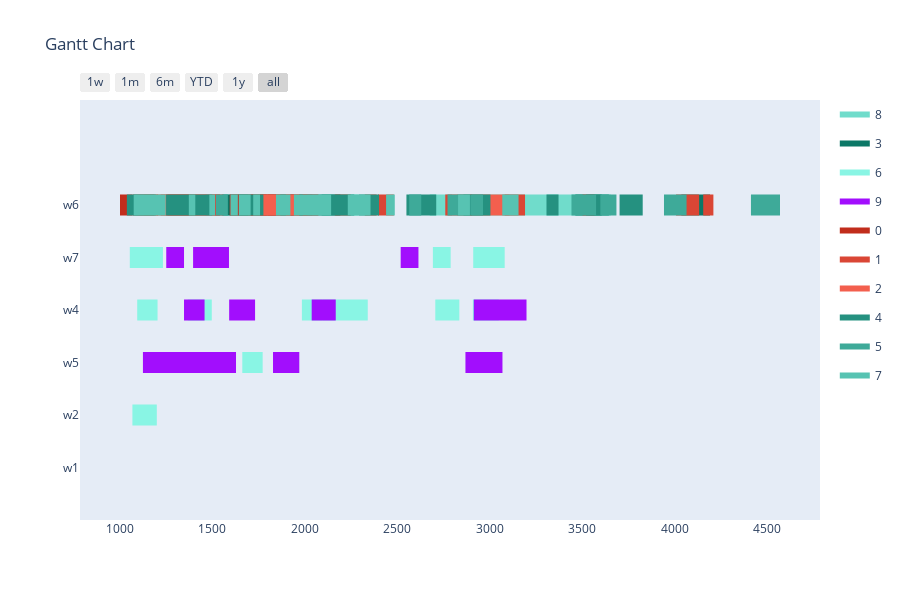

Source (notebook cell):
### Markdown cell above
Config 1 - Test with One Point Crossover

### Code cell
optimizer = BaseGA(env)
optimizer.set_minimize()
# optional (in this case, all options given are the default option, if the configuration step is skipped)
optimizer.configure('tardiness', 'onepointcrossover', 'roulettewheel', 'randomize')
# choose an input generator (optional) -> decides how the data gets converted into the optimizer format
# optimizer.set_input_generator('SameLengthAlternativesGenerator')
# all parameters after offspring_amount are optional (in this case -> verbose=True)
result, best_fitness_history, average_fitness_history, best_generation_history, feasible_gen = optimizer.optimize(orders, max_generations, earliest_time_slot, last_time_slot, population_size, offspring_amount, verbose=True)
workstation_assignments = reformat_result(result, orders, env)
visualize(workstation_assignments, best_fitness_history, average_fitness_history, best_generation_history, feasible_gen)

### Figure 1 — Plotly figure (JSON) as saved in the notebook; plotly's stock layout.template omitted (floating-point values rounded to 4 significant figures)
{"data": [{"fill": "toself", "fillcolor": "rgb(112, 220, 203)", "hoverinfo": "name", "legendgroup": "rgb(112, 220, 203)", "mode": "none", "name": "8", "type": "scatter", "x": [3313, 3505, 3505, 3313, 3313, 780, 900, 900, 780, 780, 625, 755, 755, 625, 625, 2873, 2986, 2986, 2873, 2873, 1821, 2001, 2001, 1821, 1821, 952, 1122, 1122, 952, 952, 2986, 3136, 3136, 2986, 2986, 2945, 3185, 3185, 2945, 2945, 3533, 3653, 3653, 3533, 3533, 3008, 3162, 3162, 3008, 3008, 2822, 2910, 2910, 2822, 2822, 2860, 3040, 3040, 2860, 2860, 1661, 1753, 1753, 1661, 1661, 2675, 2795, 2795, 2675, 2675, 2166, 2289, 2289, 2166, 2166, 1376, 1464, 1464, 1376, 1376, 1391, 1631, 1631, 1391, 1391, 865, 1075, 1075, 865, 865, 1935, 2040, 2040, 1935, 1935, 3170, 3324, 3324, 3170, 3170, 330, 480, 480, 330, 330, 397, 547, 547, 397, 397, 460, 590, 590, 460], "y": [4.8, 4.8, 5.2, 5.2, null, 4.8, 4.8, 5.2, 5.2, null, 4.8, 4.8, 5.2, 5.2, null, 4.8, 4.8, 5.2, 5.2, null, 4.8, 4.8, 5.2, 5.2, null, 4.8, 4.8, 5.2, 5.2, null, 4.8, 4.8, 5.2, 5.2, null, 4.8, 4.8, 5.2, 5.2, null, 4.8, 4.8, 5.2, 5.2, null, 4.8, 4.8, 5.2, 5.2, null, 4.8, 4.8, 5.2, 5.2, null, 4.8, 4.8, 5.2, 5.2, null, 4.8, 4.8, 5.2, 5.2, null, 4.8, 4.8, 5.2, 5.2, null, 4.8, 4.8, 5.2, 5.2, null, 4.8, 4.8, 5.2, 5.2, null, 4.8, 4.8, 5.2, 5.2, null, 4.8, 4.8, 5.2, 5.2, null, 4.8, 4.8, 5.2, 5.2, null, 4.8, 4.8, 5.2, 5.2, null, 4.8, 4.8, 5.2, 5.2, null, 4.8, 4.8, 5.2, 5.2, null, 4.8, 4.8, 5.2, 5.2]}, {"fill": "toself", "fillcolor": "rgb(12, 120, 103)", "hoverinfo": "name", "legendgroup": "rgb(12, 120, 103)", "mode": "none", "name": "3", "type": "scatter", "x": [611, 677, 677, 611, 611, 3462, 3604, 3604, 3462, 3462, 473, 538, 538, 473, 473, 634, 807, 807, 634, 634, 4035, 4190, 4190, 4035, 4035, 1810, 2060, 2060, 1810, 1810, 815, 979, 979, 815, 815, 678, 892, 892, 678, 678, 1554, 1718, 1718, 1554, 1554, 482, 627, 627, 482, 482, 582, 647, 647, 582, 582, 1664, 1819, 1819, 1664, 1664, 715, 940, 940, 715, 715, 240, 376, 376, 240, 240, 2050, 2192, 2192, 2050], "y": [4.8, 4.8, 5.2, 5.2, null, 4.8, 4.8, 5.2, 5.2, null, 4.8, 4.8, 5.2, 5.2, null, 4.8, 4.8, 5.2, 5.2, null, 4.8, 4.8, 5.2, 5.2, null, 4.8, 4.8, 5.2, 5.2, null, 4.8, 4.8, 5.2, 5.2, null, 4.8, 4.8, 5.2, 5.2, null, 4.8, 4.8, 5.2, 5.2, null, 4.8, 4.8, 5.2, 5.2, null, 4.8, 4.8, 5.2, 5.2, null, 4.8, 4.8, 5.2, 5.2, null, 4.8, 4.8, 5.2, 5.2, null, 4.8, 4.8, 5.2, 5.2, null, 4.8, 4.8, 5.2, 5.2]}, {"fill": "toself", "fillcolor": "rgb(137, 245, 228)", "hoverinfo": "name", "legendgroup": "rgb(137, 245, 228)", "mode": "none", "name": "6", "type": "scatter", "x": [1083, 1233, 1233, 1083, 1083, 1054, 1204, 1204, 1054, 1054, 2692, 2788, 2788, 2692, 2692, 2910, 3080, 3080, 2910, 2910, 1984, 2094, 2094, 1984, 1984, 2200, 2340, 2340, 2200, 2200, 1367, 1497, 1497, 1367, 1367, 2095, 2225, 2225, 2095, 2095, 2908, 3048, 3048, 2908, 2908, 1094, 1204, 1204, 1094, 1094, 2705, 2835, 2835, 2705, 2705, 571, 691, 691, 571, 571, 246, 356, 356, 246, 246, 1243, 1443, 1443, 1243, 1243, 1662, 1772, 1772, 1662, 1662, 2952, 3062, 3062, 2952, 2952, 1068, 1200, 1200, 1068, 1068, 440, 563, 563, 440], "y": [3.8, 3.8, 4.2, 4.2, null, 3.8, 3.8, 4.2, 4.2, null, 3.8, 3.8, 4.2, 4.2, null, 3.8, 3.8, 4.2, 4.2, null, 2.8, 2.8, 3.2, 3.2, null, 2.8, 2.8, 3.2, 3.2, null, 2.8, 2.8, 3.2, 3.2, null, 2.8, 2.8, 3.2, 3.2, null, 2.8, 2.8, 3.2, 3.2, null, 2.8, 2.8, 3.2, 3.2, null, 2.8, 2.8, 3.2, 3.2, null, 2.8, 2.8, 3.2, 3.2, null, 1.8, 1.8, 2.2, 2.2, null, 1.8, 1.8, 2.2, 2.2, null, 1.8, 1.8, 2.2, 2.2, null, 1.8, 1.8, 2.2, 2.2, null, 0.8, 0.8, 1.2, 1.2, null, -0.2, -0.2, 0.2, 0.2]}, {"fill": "toself", "fillcolor": "rgb(162, 14, 253)", "hoverinfo": "name", "legendgroup": "rgb(162, 14, 253)", "mode": "none", "name": "9", "type": "scatter", "x": [2518, 2614, 2614, 2518, 2518, 1396, 1519, 1519, 1396, 1396, 1251, 1347, 1347, 1251, 1251, 1440, 1590, 1590, 1440, 1440, 3023, 3133, 3133, 3023, 3023, 3088, 3198, 3198, 3088, 3088, 1591, 1731, 1731, 1591, 1591, 2913, 3023, 3023, 2913, 2913, 2037, 2167, 2167, 2037, 2037, 415, 525, 525, 415, 415, 1347, 1457, 1457, 1347, 1347, 734, 874, 874, 734, 734, 1348, 1458, 1458, 1348, 1348, 710, 840, 840, 710, 710, 925, 1125, 1125, 925, 925, 1628, 1828, 1828, 1628, 1628, 2868, 3068, 3068, 2868, 2868, 755, 875, 875, 755], "y": [3.8, 3.8, 4.2, 4.2, null, 3.8, 3.8, 4.2, 4.2, null, 3.8, 3.8, 4.2, 4.2, null, 3.8, 3.8, 4.2, 4.2, null, 2.8, 2.8, 3.2, 3.2, null, 2.8, 2.8, 3.2, 3.2, null, 2.8, 2.8, 3.2, 3.2, null, 2.8, 2.8, 3.2, 3.2, null, 2.8, 2.8, 3.2, 3.2, null, 2.8, 2.8, 3.2, 3.2, null, 2.8, 2.8, 3.2, 3.2, null, 2.8, 2.8, 3.2, 3.2, null, 2.8, 2.8, 3.2, 3.2, null, 2.8, 2.8, 3.2, 3.2, null, 1.8, 1.8, 2.2, 2.2, null, 1.8, 1.8, 2.2, 2.2, null, 1.8, 1.8, 2.2, 2.2, null, 1.8, 1.8, 2.2, 2.2]}, {"fill": "toself", "fillcolor": "rgb(193, 45, 28)", "hoverinfo": "name", "legendgroup": "rgb(193, 45, 28)", "mode": "none", "name": "0", "type": "scatter", "x": [1594, 1707, 1707, 1594, 1594, 332, 512, 512, 332, 332, 1265, 1415, 1415, 1265, 1265, 1578, 1708, 1708, 1578, 1578, 466, 589, 589, 466, 466, 1317, 1462, 1462, 1317, 1317, 402, 502, 502, 402, 402, 1799, 1991, 1991, 1799, 1799, 671, 911, 911, 671, 671, 1258, 1378, 1378, 1258, 1258, 1396, 1541, 1541, 1396, 1396, 1069, 1184, 1184, 1069, 1069, 1071, 1201, 1201, 1071, 1071, 1825, 1970, 1970, 1825, 1825, 431, 554, 554, 431, 431, 1335, 1465, 1465, 1335, 1335, 1323, 1443, 1443, 1323, 1323, 881, 1001, 1001, 881, 881, 1203, 1303, 1303, 1203, 1203, 1433, 1578, 1578, 1433, 1433, 1903, 2073, 2073, 1903, 1903, 1794, 1944, 1944, 1794, 1794, 801, 931, 931, 801], "y": [4.8, 4.8, 5.2, 5.2, null, 4.8, 4.8, 5.2, 5.2, null, 4.8, 4.8, 5.2, 5.2, null, 4.8, 4.8, 5.2, 5.2, null, 4.8, 4.8, 5.2, 5.2, null, 4.8, 4.8, 5.2, 5.2, null, 4.8, 4.8, 5.2, 5.2, null, 4.8, 4.8, 5.2, 5.2, null, 4.8, 4.8, 5.2, 5.2, null, 4.8, 4.8, 5.2, 5.2, null, 4.8, 4.8, 5.2, 5.2, null, 4.8, 4.8, 5.2, 5.2, null, 4.8, 4.8, 5.2, 5.2, null, 4.8, 4.8, 5.2, 5.2, null, 4.8, 4.8, 5.2, 5.2, null, 4.8, 4.8, 5.2, 5.2, null, 4.8, 4.8, 5.2, 5.2, null, 4.8, 4.8, 5.2, 5.2, null, 4.8, 4.8, 5.2, 5.2, null, 4.8, 4.8, 5.2, 5.2, null, 4.8, 4.8, 5.2, 5.2, null, 4.8, 4.8, 5.2, 5.2, null, 4.8, 4.8, 5.2, 5.2]}, {"fill": "toself", "fillcolor": "rgb(218, 70, 53)", "hoverinfo": "name", "legendgroup": "rgb(218, 70, 53)", "mode": "none", "name": "1", "type": "scatter", "x": [1959, 2014, 2014, 1959, 1959, 2395, 2481, 2481, 2395, 2395, 2759, 2904, 2904, 2759, 2759, 1711, 1836, 1836, 1711, 1711, 2324, 2388, 2388, 2324, 2324, 1513, 1560, 1560, 1513, 1513, 355, 477, 477, 355, 355, 1235, 1320, 1320, 1235, 1235, 3080, 3190, 3190, 3080, 3080, 4153, 4208, 4208, 4153, 4153, 4006, 4131, 4131, 4006, 4006, 1733, 1809, 1809, 1733, 1733, 1221, 1297, 1297, 1221, 1221, 1287, 1409, 1409, 1287, 1287, 1131, 1207, 1207, 1131, 1131, 3501, 3566, 3566, 3501, 3501, 1485, 1540, 1540, 1485, 1485, 2162, 2248, 2248, 2162], "y": [4.8, 4.8, 5.2, 5.2, null, 4.8, 4.8, 5.2, 5.2, null, 4.8, 4.8, 5.2, 5.2, null, 4.8, 4.8, 5.2, 5.2, null, 4.8, 4.8, 5.2, 5.2, null, 4.8, 4.8, 5.2, 5.2, null, 4.8, 4.8, 5.2, 5.2, null, 4.8, 4.8, 5.2, 5.2, null, 4.8, 4.8, 5.2, 5.2, null, 4.8, 4.8, 5.2, 5.2, null, 4.8, 4.8, 5.2, 5.2, null, 4.8, 4.8, 5.2, 5.2, null, 4.8, 4.8, 5.2, 5.2, null, 4.8, 4.8, 5.2, 5.2, null, 4.8, 4.8, 5.2, 5.2, null, 4.8, 4.8, 5.2, 5.2, null, 4.8, 4.8, 5.2, 5.2, null, 4.8, 4.8, 5.2, 5.2]}, {"fill": "toself", "fillcolor": "rgb(243, 95, 78)", "hoverinfo": "name", "legendgroup": "rgb(243, 95, 78)", "mode": "none", "name": "2", "type": "scatter", "x": [805, 870, 870, 805, 805, 479, 652, 652, 479, 479, 833, 909, 909, 833, 833, 2856, 3106, 3106, 2856, 2856, 936, 1100, 1100, 936, 936, 687, 937, 937, 687, 687, 1468, 1693, 1693, 1468, 1468, 817, 982, 982, 817, 817, 534, 784, 784, 534, 534, 740, 876, 876, 740, 740, 535, 785, 785, 535, 535, 301, 367, 367, 301, 301, 306, 448, 448, 306, 306, 692, 837, 837, 692, 692, 711, 807, 807, 711], "y": [4.8, 4.8, 5.2, 5.2, null, 4.8, 4.8, 5.2, 5.2, null, 4.8, 4.8, 5.2, 5.2, null, 4.8, 4.8, 5.2, 5.2, null, 4.8, 4.8, 5.2, 5.2, null, 4.8, 4.8, 5.2, 5.2, null, 4.8, 4.8, 5.2, 5.2, null, 4.8, 4.8, 5.2, 5.2, null, 4.8, 4.8, 5.2, 5.2, null, 4.8, 4.8, 5.2, 5.2, null, 4.8, 4.8, 5.2, 5.2, null, 4.8, 4.8, 5.2, 5.2, null, 4.8, 4.8, 5.2, 5.2, null, 4.8, 4.8, 5.2, 5.2, null, 4.8, 4.8, 5.2, 5.2]}, {"fill": "toself", "fillcolor": "rgb(37, 145, 128)", "hoverinfo": "name", "legendgroup": "rgb(37, 145, 128)", "mode": "none", "name": "4", "type": "scatter", "x": [2634, 2681, 2681, 2634, 2634, 2654, 2710, 2710, 2654, 2654, 2106, 2239, 2239, 2106, 2106, 2858, 3003, 3003, 2858, 2858, 2291, 2401, 2401, 2291, 2291, 563, 650, 650, 563, 563, 1867, 1989, 1989, 1867, 1867, 2203, 2267, 2267, 2203, 2203, 3701, 3826, 3826, 3701, 3701, 2549, 2693, 2693, 2549, 2549, 301, 365, 365, 301, 301, 1194, 1250, 1250, 1194, 1194, 991, 1038, 1038, 991, 991, 2091, 2177, 2177, 2091, 2091, 3520, 3643, 3643, 3520, 3520, 3306, 3371, 3371, 3306, 3306, 1499, 1644, 1644, 1499, 1499, 1776, 1898, 1898, 1776], "y": [4.8, 4.8, 5.2, 5.2, null, 4.8, 4.8, 5.2, 5.2, null, 4.8, 4.8, 5.2, 5.2, null, 4.8, 4.8, 5.2, 5.2, null, 4.8, 4.8, 5.2, 5.2, null, 4.8, 4.8, 5.2, 5.2, null, 4.8, 4.8, 5.2, 5.2, null, 4.8, 4.8, 5.2, 5.2, null, 4.8, 4.8, 5.2, 5.2, null, 4.8, 4.8, 5.2, 5.2, null, 4.8, 4.8, 5.2, 5.2, null, 4.8, 4.8, 5.2, 5.2, null, 4.8, 4.8, 5.2, 5.2, null, 4.8, 4.8, 5.2, 5.2, null, 4.8, 4.8, 5.2, 5.2, null, 4.8, 4.8, 5.2, 5.2, null, 4.8, 4.8, 5.2, 5.2, null, 4.8, 4.8, 5.2, 5.2]}, {"fill": "toself", "fillcolor": "rgb(62, 170, 153)", "hoverinfo": "name", "legendgroup": "rgb(62, 170, 153)", "mode": "none", "name": "5", "type": "scatter", "x": [792, 917, 917, 792, 792, 564, 686, 686, 564, 564, 750, 814, 814, 750, 750, 3941, 4063, 4063, 3941, 3941, 2771, 2836, 2836, 2771, 2771, 2898, 2963, 2963, 2898, 2898, 1519, 1584, 1584, 1519, 1519, 269, 414, 414, 269, 269, 4435, 4568, 4568, 4435, 4435, 2832, 2896, 2896, 2832, 2832, 310, 420, 420, 310, 310, 3441, 3574, 3574, 3441, 3441, 414, 547, 547, 414, 414, 424, 568, 568, 424, 424, 2564, 2629, 2629, 2564, 2564, 4411, 4467, 4467, 4411, 4411, 766, 821, 821, 766, 766, 3597, 3684, 3684, 3597], "y": [4.8, 4.8, 5.2, 5.2, null, 4.8, 4.8, 5.2, 5.2, null, 4.8, 4.8, 5.2, 5.2, null, 4.8, 4.8, 5.2, 5.2, null, 4.8, 4.8, 5.2, 5.2, null, 4.8, 4.8, 5.2, 5.2, null, 4.8, 4.8, 5.2, 5.2, null, 4.8, 4.8, 5.2, 5.2, null, 4.8, 4.8, 5.2, 5.2, null, 4.8, 4.8, 5.2, 5.2, null, 4.8, 4.8, 5.2, 5.2, null, 4.8, 4.8, 5.2, 5.2, null, 4.8, 4.8, 5.2, 5.2, null, 4.8, 4.8, 5.2, 5.2, null, 4.8, 4.8, 5.2, 5.2, null, 4.8, 4.8, 5.2, 5.2, null, 4.8, 4.8, 5.2, 5.2, null, 4.8, 4.8, 5.2, 5.2]}, {"fill": "toself", "fillcolor": "rgb(87, 195, 178)", "hoverinfo": "name", "legendgroup": "rgb(87, 195, 178)", "mode": "none", "name": "7", "type": "scatter", "x": [3099, 3155, 3155, 3099, 3099, 2232, 2355, 2355, 2232, 2232, 3067, 3153, 3153, 3067, 3067, 1758, 1844, 1844, 1758, 1758, 1248, 1373, 1373, 1248, 1248, 1643, 1707, 1707, 1643, 1643, 329, 394, 394, 329, 329, 999, 1075, 1075, 999, 999, 1941, 2086, 2086, 1941, 1941, 1515, 1638, 1638, 1515, 1515, 1922, 2047, 2047, 1922, 1922, 2020, 2142, 2142, 2020, 2020, 401, 478, 478, 401, 401, 1598, 1721, 1721, 1598, 1598, 1408, 1484, 1484, 1408, 1408, 242, 297, 297, 242, 242, 2439, 2486, 2486, 2439, 2439, 2828, 2892, 2892, 2828], "y": [4.8, 4.8, 5.2, 5.2, null, 4.8, 4.8, 5.2, 5.2, null, 4.8, 4.8, 5.2, 5.2, null, 4.8, 4.8, 5.2, 5.2, null, 4.8, 4.8, 5.2, 5.2, null, 4.8, 4.8, 5.2, 5.2, null, 4.8, 4.8, 5.2, 5.2, null, 4.8, 4.8, 5.2, 5.2, null, 4.8, 4.8, 5.2, 5.2, null, 4.8, 4.8, 5.2, 5.2, null, 4.8, 4.8, 5.2, 5.2, null, 4.8, 4.8, 5.2, 5.2, null, 4.8, 4.8, 5.2, 5.2, null, 4.8, 4.8, 5.2, 5.2, null, 4.8, 4.8, 5.2, 5.2, null, 4.8, 4.8, 5.2, 5.2, null, 4.8, 4.8, 5.2, 5.2, null, 4.8, 4.8, 5.2, 5.2]}, {"legendgroup": "rgb(112, 220, 203)", "marker": {"color": "rgb(112, 220, 203)", "opacity": 0, "size": 1}, "mode": "markers", "name": "", "showlegend": false, "text": [null, null, null, null, null, null, null, null, null, null, null, null, null, null, null, null, null, null, null, null, null, null, null, null, null, null, null, null, null, null, null, null, null, null, null, null, null, null, null, null, null, null, null, null, null, null], "type": "scatter", "x": [3313, 3505, 780, 900, 625, 755, 2873, 2986, 1821, 2001, 952, 1122, 2986, 3136, 2945, 3185, 3533, 3653, 3008, 3162, 2822, 2910, 2860, 3040, 1661, 1753, 2675, 2795, 2166, 2289, 1376, 1464, 1391, 1631, 865, 1075, 1935, 2040, 3170, 3324, 330, 480, 397, 547, 460, 590], "y": [5, 5, 5, 5, 5, 5, 5, 5, 5, 5, 5, 5, 5, 5, 5, 5, 5, 5, 5, 5, 5, 5, 5, 5, 5, 5, 5, 5, 5, 5, 5, 5, 5, 5, 5, 5, 5, 5, 5, 5, 5, 5, 5, 5, 5, 5]}, {"legendgroup": "rgb(12, 120, 103)", "marker": {"color": "rgb(12, 120, 103)", "opacity": 0, "size": 1}, "mode": "markers", "name": "", "showlegend": false, "text": [null, null, null, null, null, null, null, null, null, null, null, null, null, null, null, null, null, null, null, null, null, null, null, null, null, null, null, null, null, null], "type": "scatter", "x": [611, 677, 3462, 3604, 473, 538, 634, 807, 4035, 4190, 1810, 2060, 815, 979, 678, 892, 1554, 1718, 482, 627, 582, 647, 1664, 1819, 715, 940, 240, 376, 2050, 2192], "y": [5, 5, 5, 5, 5, 5, 5, 5, 5, 5, 5, 5, 5, 5, 5, 5, 5, 5, 5, 5, 5, 5, 5, 5, 5, 5, 5, 5, 5, 5]}, {"legendgroup": "rgb(137, 245, 228)", "marker": {"color": "rgb(137, 245, 228)", "opacity": 0, "size": 1}, "mode": "markers", "name": "", "showlegend": false, "text": [null, null, null, null, null, null, null, null, null, null, null, null, null, null, null, null, null, null, null, null, null, null, null, null, null, null, null, null, null, null, null, null, null, null, null, null], "type": "scatter", "x": [1083, 1233, 1054, 1204, 2692, 2788, 2910, 3080, 1984, 2094, 2200, 2340, 1367, 1497, 2095, 2225, 2908, 3048, 1094, 1204, 2705, 2835, 571, 691, 246, 356, 1243, 1443, 1662, 1772, 2952, 3062, 1068, 1200, 440, 563], "y": [4, 4, 4, 4, 4, 4, 4, 4, 3, 3, 3, 3, 3, 3, 3, 3, 3, 3, 3, 3, 3, 3, 3, 3, 2, 2, 2, 2, 2, 2, 2, 2, 1, 1, 0, 0]}, {"legendgroup": "rgb(162, 14, 253)", "marker": {"color": "rgb(162, 14, 253)", "opacity": 0, "size": 1}, "mode": "markers", "name": "", "showlegend": false, "text": [null, null, null, null, null, null, null, null, null, null, null, null, null, null, null, null, null, null, null, null, null, null, null, null, null, null, null, null, null, null, null, null, null, null, null, null], "type": "scatter", "x": [2518, 2614, 1396, 1519, 1251, 1347, 1440, 1590, 3023, 3133, 3088, 3198, 1591, 1731, 2913, 3023, 2037, 2167, 415, 525, 1347, 1457, 734, 874, 1348, 1458, 710, 840, 925, 1125, 1628, 1828, 2868, 3068, 755, 875], "y": [4, 4, 4, 4, 4, 4, 4, 4, 3, 3, 3, 3, 3, 3, 3, 3, 3, 3, 3, 3, 3, 3, 3, 3, 3, 3, 3, 3, 2, 2, 2, 2, 2, 2, 2, 2]}, {"legendgroup": "rgb(193, 45, 28)", "marker": {"color": "rgb(193, 45, 28)", "opacity": 0, "size": 1}, "mode": "markers", "name": "", "showlegend": false, "text": [null, null, null, null, null, null, null, null, null, null, null, null, null, null, null, null, null, null, null, null, null, null, null, null, null, null, null, null, null, null, null, null, null, null, null, null, null, null, null, null, null, null, null, null, null, null], "type": "scatter", "x": [1594, 1707, 332, 512, 1265, 1415, 1578, 1708, 466, 589, 1317, 1462, 402, 502, 1799, 1991, 671, 911, 1258, 1378, 1396, 1541, 1069, 1184, 1071, 1201, 1825, 1970, 431, 554, 1335, 1465, 1323, 1443, 881, 1001, 1203, 1303, 1433, 1578, 1903, 2073, 1794, 1944, 801, 931], "y": [5, 5, 5, 5, 5, 5, 5, 5, 5, 5, 5, 5, 5, 5, 5, 5, 5, 5, 5, 5, 5, 5, 5, 5, 5, 5, 5, 5, 5, 5, 5, 5, 5, 5, 5, 5, 5, 5, 5, 5, 5, 5, 5, 5, 5, 5]}, {"legendgroup": "rgb(218, 70, 53)", "marker": {"color": "rgb(218, 70, 53)", "opacity": 0, "size": 1}, "mode": "markers", "name": "", "showlegend": false, "text": [null, null, null, null, null, null, null, null, null, null, null, null, null, null, null, null, null, null, null, null, null, null, null, null, null, null, null, null, null, null, null, null, null, null, null, null], "type": "scatter", "x": [1959, 2014, 2395, 2481, 2759, 2904, 1711, 1836, 2324, 2388, 1513, 1560, 355, 477, 1235, 1320, 3080, 3190, 4153, 4208, 4006, 4131, 1733, 1809, 1221, 1297, 1287, 1409, 1131, 1207, 3501, 3566, 1485, 1540, 2162, 2248], "y": [5, 5, 5, 5, 5, 5, 5, 5, 5, 5, 5, 5, 5, 5, 5, 5, 5, 5, 5, 5, 5, 5, 5, 5, 5, 5, 5, 5, 5, 5, 5, 5, 5, 5, 5, 5]}, {"legendgroup": "rgb(243, 95, 78)", "marker": {"color": "rgb(243, 95, 78)", "opacity": 0, "size": 1}, "mode": "markers", "name": "", "showlegend": false, "text": [null, null, null, null, null, null, null, null, null, null, null, null, null, null, null, null, null, null, null, null, null, null, null, null, null, null, null, null, null, null], "type": "scatter", "x": [805, 870, 479, 652, 833, 909, 2856, 3106, 936, 1100, 687, 937, 1468, 1693, 817, 982, 534, 784, 740, 876, 535, 785, 301, 367, 306, 448, 692, 837, 711, 807], "y": [5, 5, 5, 5, 5, 5, 5, 5, 5, 5, 5, 5, 5, 5, 5, 5, 5, 5, 5, 5, 5, 5, 5, 5, 5, 5, 5, 5, 5, 5]}, {"legendgroup": "rgb(37, 145, 128)", "marker": {"color": "rgb(37, 145, 128)", "opacity": 0, "size": 1}, "mode": "markers", "name": "", "showlegend": false, "text": [null, null, null, null, null, null, null, null, null, null, null, null, null, null, null, null, null, null, null, null, null, null, null, null, null, null, null, null, null, null, null, null, null, null, null, null], "type": "scatter", "x": [2634, 2681, 2654, 2710, 2106, 2239, 2858, 3003, 2291, 2401, 563, 650, 1867, 1989, 2203, 2267, 3701, 3826, 2549, 2693, 301, 365, 1194, 1250, 991, 1038, 2091, 2177, 3520, 3643, 3306, 3371, 1499, 1644, 1776, 1898], "y": [5, 5, 5, 5, 5, 5, 5, 5, 5, 5, 5, 5, 5, 5, 5, 5, 5, 5, 5, 5, 5, 5, 5, 5, 5, 5, 5, 5, 5, 5, 5, 5, 5, 5, 5, 5]}, {"legendgroup": "rgb(62, 170, 153)", "marker": {"color": "rgb(62, 170, 153)", "opacity": 0, "size": 1}, "mode": "markers", "name": "", "showlegend": false, "text": [null, null, null, null, null, null, null, null, null, null, null, null, null, null, null, null, null, null, null, null, null, null, null, null, null, null, null, null, null, null, null, null, null, null, null, null], "type": "scatter", "x": [792, 917, 564, 686, 750, 814, 3941, 4063, 2771, 2836, 2898, 2963, 1519, 1584, 269, 414, 4435, 4568, 2832, 2896, 310, 420, 3441, 3574, 414, 547, 424, 568, 2564, 2629, 4411, 4467, 766, 821, 3597, 3684], "y": [5, 5, 5, 5, 5, 5, 5, 5, 5, 5, 5, 5, 5, 5, 5, 5, 5, 5, 5, 5, 5, 5, 5, 5, 5, 5, 5, 5, 5, 5, 5, 5, 5, 5, 5, 5]}, {"legendgroup": "rgb(87, 195, 178)", "marker": {"color": "rgb(87, 195, 178)", "opacity": 0, "size": 1}, "mode": "markers", "name": "", "showlegend": false, "text": [null, null, null, null, null, null, null, null, null, null, null, null, null, null, null, null, null, null, null, null, null, null, null, null, null, null, null, null, null, null, null, null, null, null, null, null], "type": "scatter", "x": [3099, 3155, 2232, 2355, 3067, 3153, 1758, 1844, 1248, 1373, 1643, 1707, 329, 394, 999, 1075, 1941, 2086, 1515, 1638, 1922, 2047, 2020, 2142, 401, 478, 1598, 1721, 1408, 1484, 242, 297, 2439, 2486, 2828, 2892], "y": [5, 5, 5, 5, 5, 5, 5, 5, 5, 5, 5, 5, 5, 5, 5, 5, 5, 5, 5, 5, 5, 5, 5, 5, 5, 5, 5, 5, 5, 5, 5, 5, 5, 5, 5, 5]}], "layout": {"height": 600, "hovermode": "closest", "showlegend": true, "title": {"text": "Gantt Chart"}, "xaxis": {"rangeselector": {"buttons": [{"count": 7, "label": "1w", "step": "day", "stepmode": "backward"}, {"count": 1, "label": "1m", "step": "month", "stepmode": "backward"}, {"count": 6, "label": "6m", "step": "month", "stepmode": "backward"}, {"count": 1, "label": "YTD", "step": "year", "stepmode": "todate"}, {"count": 1, "label": "1y", "step": "year", "stepmode": "backward"}, {"step": "all"}]}, "showgrid": false, "type": "date", "zeroline": false}, "yaxis": {"autorange": false, "range": [-1, 7], "showgrid": false, "ticktext": ["w1", "w2", "w5", "w4", "w7", "w6"], "tickvals": [0, 1, 2, 3, 4, 5], "zeroline": false}}}
